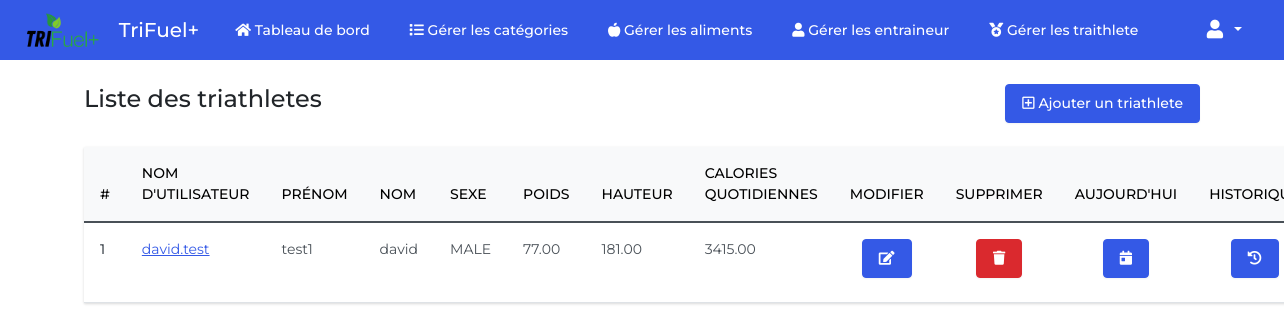
/triathletes (signed in), run on the app's committed database.
### foodtracker/models.py (models this page shows, shortened)
class Triathlete(models.Model):
    class PhysicalActivityLevel(models.TextChoices):
        TWELVE_15H_WEEK = ('TWELVE_15H_WEEK', "12h à 15h d'exercice par semaine")
        MORE_20H_WEEK = ('MORE_20H_WEEK', ">20h d'exercice par semaine")
    user = models.OneToOneField(User, on_delete=models.CASCADE, related_name='profile_triathlete')
    gender = models.CharField(max_length=10, choices=GenderOptions.choices, null=True)
    date_of_birth = models.DateField(null=True)
    age = models.IntegerField(null=True)
    address = models.TextField(null=True)
    phone_number = models.CharField(max_length=20, null=True)
    weight = models.DecimalField(max_digits=8, decimal_places=2, null=True)
    height = models.DecimalField(max_digits=8, decimal_places=2, null=True)
    complete_profile_setup = models.BooleanField(default=False)
    masse_masculaire = models.DecimalField(max_digits=8, decimal_places=2, null=True)
    imc = models.DecimalField(max_digits=8, decimal_places=2, null=True)
    mass_grasse = models.DecimalField(max_digits=8, decimal_places=2, null=True)
    niveau_activite = models.CharField(max_length=15, choices=PhysicalActivityLevel.choices)
    metabolisme_de_base = models.DecimalField(max_digits=8, decimal_places=2, null=True)
    depense_energetique_journaliere = models.DecimalField(max_digits=8, decimal_places=2, null=True)
    daily_water_consumption = models.DecimalField(max_digits=8, decimal_places=2, null=True)
    class Meta:
        db_table = 'triathletes'

class User(AbstractUser):
    class UserRoles(models.TextChoices):
        ADMIN = ('ADMIN', 'Admin')
        ENTRAINEUR = ('ENTRAINEUR', 'Entraineur')
        TRIATHLETE = ('TRIATHLETE', 'Triathlete')
    email = models.EmailField('email address', null=True)
    role = models.CharField(max_length=15, choices=UserRoles.choices)
    REQUIRED_FIELDS = []
    class Meta:
        db_table = 'users'

### foodtracker/views.py (the view)
# urls.py: path('triathletes', views.manage_athletes, name='triathletes'),
@login_required
def manage_athletes(request):
    triathlete = Triathlete.objects.all()
    return render(request, 'manage_athletes.html', {'triathlete': triathlete})

### templates/manage_athletes.html (shortened to what this page needs)
{% extends 'base.html' %}
{% block body %}
<div class="mt-4 mb-4 d-flex align-items-center justify-content-between">
  <h4>Liste des triathletes</h4>
  <a href="{% url 'athlete_add' %}" class="btn btn-primary"><i class='far fa-plus-square'></i> Ajouter un
    triathlete</a>
</div>
<table class="table caption-top">
  <thead class="table-light">
    <tr>
      <th scope="col">#</th>
      <th scope="col">Nom d'utilisateur</th>
      <th scope="col">Prénom</th>
      <th scope="col">Nom</th>
      <th scope="col">Sexe</th>
      <th scope="col">Poids</th>
      <th scope="col">Hauteur</th>
      <th scope="col">Calories quotidiennes</th>
      <th scope="col" class="text-center">Modifier</th>
      <th scope="col" class="text-center">Supprimer</th>
      <th scope="col" class="text-center">Aujourd'hui</th>
      <th scope="col" class="text-center">Historique</th>
    </tr>
  </thead>
  <tbody>
    {% for atl in triathlete %}
    <tr>
      <th scope="row">{{ forloop.counter }}</th>
      <td>
        <a href="{% url 'athlete_profile' pk=atl.user.id %}">{{ atl.user.username }}</a>
      </td>
      <td>{{ atl.user.last_name }}</td>
      <td>{{ atl.user.first_name }}</td>
      <td>{{ atl.gender|default:'-' }}</td>
      <td>{{ atl.weight|default:'-' }}</td>
      <td>{{ atl.height|default:'-' }}</td>
      <td>{{ atl.depense_energetique_journaliere|default:'-' }}</td>
      <td class="text-center">
        <a class="btn btn-primary" href="{% url 'athlete_edit' pk=atl.user.id %}">
          <i class='fas fa-edit'></i>
        </a>
      </td>
      <td class="text-center">
        <a class="btn btn-danger" href="{% url 'athlete_delete' pk=atl.user.id %}">
          <i class="fas fa-solid fa-trash"></i>
        </a>
      </td>
      <td class="text-center">
        <a class="btn btn-primary mb-2" href="{% url 'athlete_daily_food_today_details' pk=atl.user.id %}">
          <i class="fas fa-calendar-day"></i>
        </a>
      </td>
      <td class="text-center">
        <a class="btn btn-primary" href="{% url 'athlete_daily_food_history' pk=atl.user.id %}">
          <i class="fas fa-history"></i>
        </a>
      </td>
    </tr>
    {% endfor %}
  </tbody>
</table>
{% endblock body %}

### static/css/styles.css (style rules this page uses)
html { position: relative; min-height: 100%; }
body { margin: 0 0 90px; font-family: 'Montserrat', sans-serif !important; }

### data on the page
Triathlete: user.username "david.test", user.last_name "test1", user.first_name "david", gender "MALE", weight "77.00", height "181.00", depense_energetique_journaliere "3415.00"
